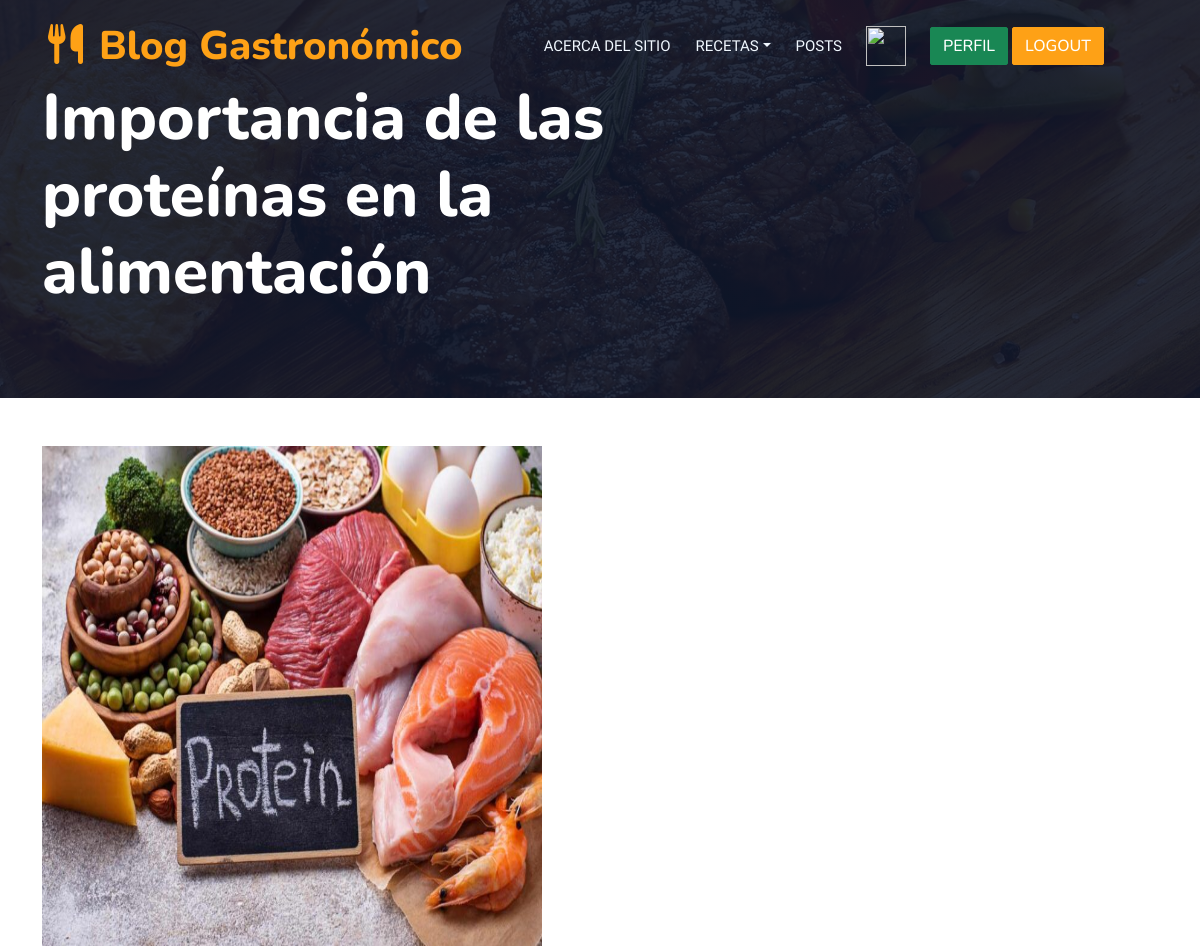
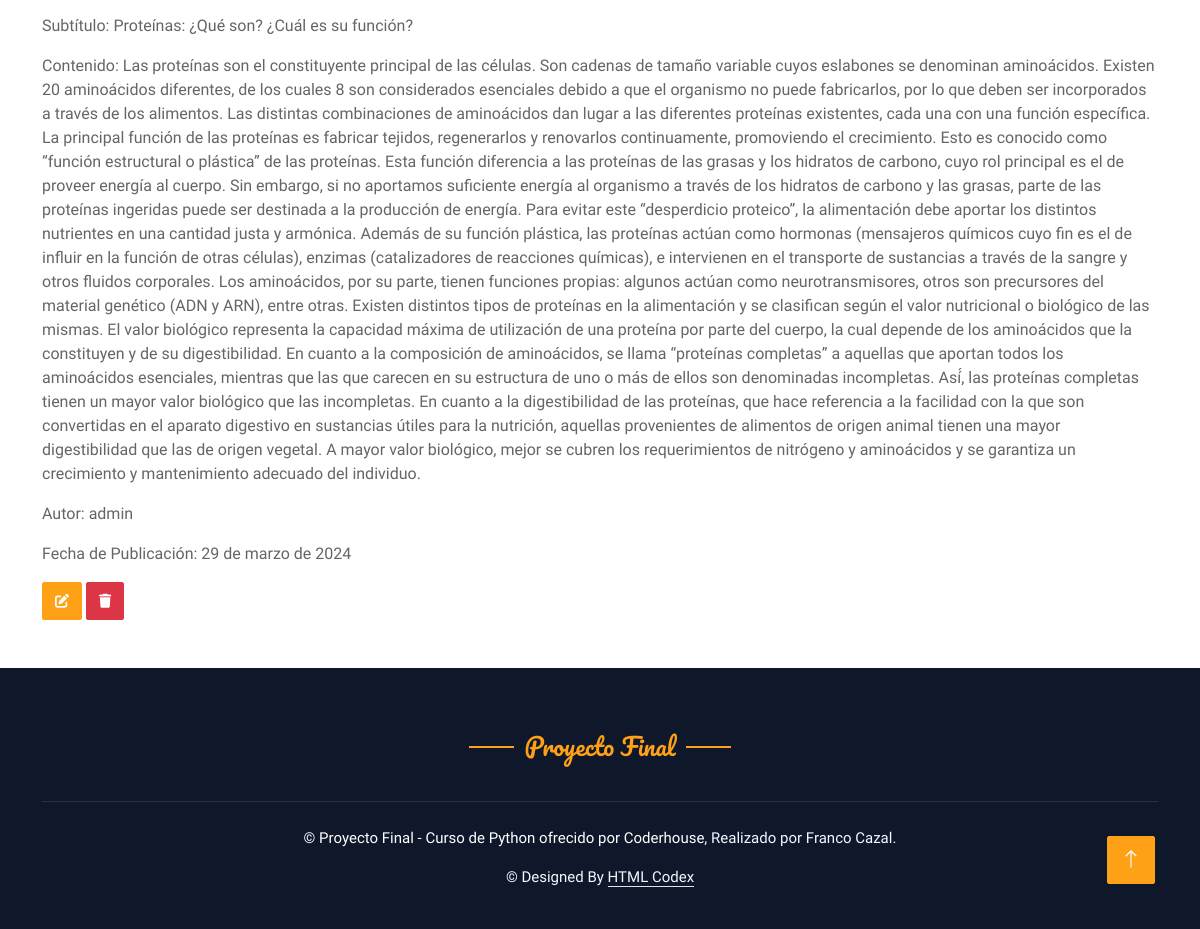
The page /detalleArticulo/4/ (signed in) on the database its author committed (2 pictures, top to bottom).
### aplicacion/models.py (models this page shows, shortened)
class Articulo(models.Model):
    usuario = models.ForeignKey(User, on_delete=models.CASCADE, null=True, blank=True)
    titulo = models.CharField(max_length=255)
    subtitulo = models.CharField(max_length=255)
    contenido = models.TextField(null=True)
    fechaPublicacion = models.DateField(auto_now_add=True, auto_now=False)
    imagen = models.ImageField(upload_to="galeria", null=True)

### aplicacion/views.py (the view)
# urls.py: path('detalleArticulo/<int:pk>/', ArticuloDetalle.as_view(), name="detalleArticulo"),
class ArticuloDetalle(LoginRequiredMixin, DetailView):
    model = Articulo
    context_object_name = 'articulo'
    template_name = 'aplicacion/detalleArticulo.html'

### aplicacion/templates/aplicacion/detalleArticulo.html
{% extends 'aplicacion/pagina.html' %}
{% block titulo %}
<div class="container-xxl py-5 bg-dark hero-header mb-5">
    <div class="container my-3 py-3">
        <div class="row align-items-center g-4">
            <div class="col-lg-7 text-center text-lg-start">
                <h1 class="display-3 text-white animated slideInLeft">{{articulo.titulo}}</h1>
            </div>
        </div>
    </div>
</div>
{% endblock titulo %}
{% block contenido %}
<div class="container">
    {% if articulo.imagen %}
        <p><img src="{{articulo.imagen.url}}" width="500px" height="500px"></p>
    {% endif %}
    <p>Subtítulo: {{articulo.subtitulo}}</p>
    <p>Contenido: {{articulo.contenido}}</p>
    <p>Autor: {{articulo.usuario}}</p>
    <p>Fecha de Publicación: {{articulo.fechaPublicacion}}</p>
    {% if user.id == articulo.usuario.id %}
        <a
            href="{% url 'updateArticulo' articulo.id %}"
            class="btn btn-primary"
            style="--bs-btn-padding-y: .25rem; --bs-btn-padding-x: .5rem; --bs-btn-font-size: .75rem;"
            ><i class="fa fa-edit fa-sm" title="Edit Record"></i>
        </a>
        <a
            href="{% url 'deleteArticulo' articulo.id %}"
            class="btn btn-danger"
            style="--bs-btn-padding-y: .25rem; --bs-btn-padding-x: .5rem; --bs-btn-font-size: .75rem;"
            ><i class="fa fa-trash fa-sm" title="Delete Record"></i>
        </a>
    {% endif %}
</div>
{% endblock contenido %}

### aplicacion/static/css/style.css (style rules this page uses)
:root { --primary: #FEA116; --light: #F1F8FF; --dark: #0F172B; }
.btn { font-family: 'Nunito', sans-serif; font-weight: 500; text-transform: uppercase; transition: .5s; }
.btn.btn-primary, .btn.btn-secondary { color: #FFFFFF; }
.hero-header { background: linear-gradient(rgba(15, 23, 43, .9), rgba(15, 23, 43, .9)), url(../img/bg-hero.jpg); background-position: center center; background-repeat: no-repeat; background-size: cover; }

### rows shown on the page
Articulo: titulo "Importancia de las proteínas en la alimentación", imagen (picture), subtitulo "Proteínas: ¿Qué son? ¿Cuál es su función?", contenido "Las proteínas son el constituyente principal de las células. Son cadenas de tamaño variable cuyos eslabones se denominan aminoácidos. Existen 20 aminoácidos diferentes, de los cuales 8 son considerados esenciales debido a que el organismo no puede fabricarlos, por lo que deben ser incorporados a través de los alimentos. Las distintas combinaciones de aminoácidos dan lugar a las diferentes proteínas existentes, cada una con una función específica. La principal función de las proteínas es fabricar tejidos, regenerarlos y renovarlos continuamente, promoviendo el crecimiento. Esto es conocido como “función estructural o plástica” de las proteínas. Esta función diferencia a las proteínas de las…", usuario "admin", fechaPublicacion "29 de marzo de 2024"
